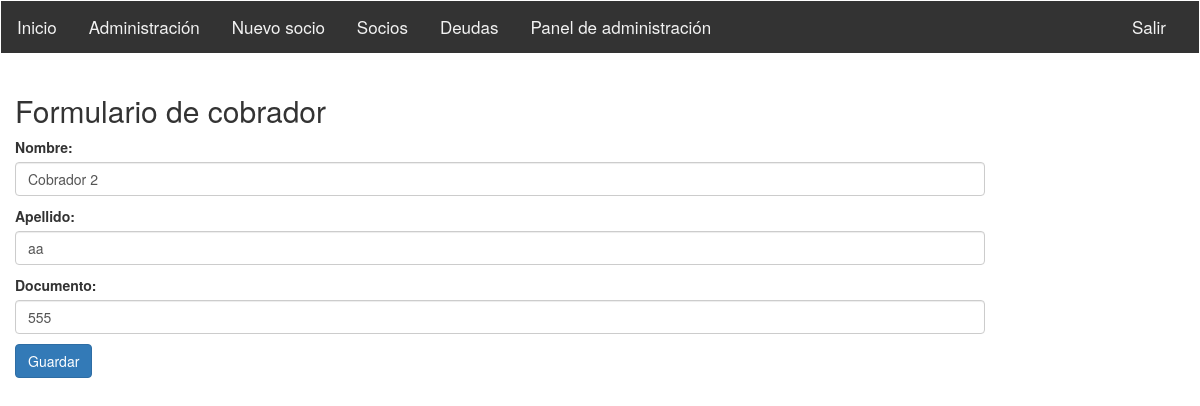
The page /sistemasocioscap/editarcobrador/2/ (signed in) on the database its author committed.
### sistemasocioscap/models.py (models this page shows)
class Cobrador (models.Model):
	dni = models.IntegerField()
	nombre = models.CharField(max_length= 200)
	apellido = models.CharField (max_length = 200)
	def __str__(self):
    		return self.nombre
  	def get_absolute_url(self):
    		return reverse ('cobrador-detail', args=[str(self.id)])

### sistemasocioscap/views.py (the view)
# urls.py: url(r'^editarcobrador/(?P<pk>\d+)/$', login_required(CobradorUpdate.as_view()), name='cobrador_editar'),
class CobradorUpdate(UpdateView):
    model = Cobrador
    form_class = CobradorForm
    template_name = 'cobrador_form.html'
    success_url = reverse_lazy('listado_cobrador')

### sistemasocioscap/forms.py
class CobradorForm(forms.ModelForm):
	class Meta:
		model = Cobrador
		fields = [
			'nombre',
			'apellido',
			'dni',
		]
		labels = {
			'nombre': 'Nombre',
			'apellido': 'Apellido',
			'dni': 'Documento',
		}
		widgets = {
			'nombre': forms.TextInput(attrs={'class':'form-control'}),
			'apellido': forms.TextInput(attrs={'class':'form-control'}),
			'dni': forms.TextInput(attrs={'class':'form-control'}),
		}

### sistemasocioscap/templates/cobrador_form.html (shortened to what this page needs)
{% extends "base_generic.html" %}
{% block content %}
<h2>Formulario de cobrador</h2>
<form method="post">
	{{ form.as_p }}
	<button class="btn btn-primary" type="submit">Guardar</button>
</form>
{% endblock %}

### rows shown on the page
Cobrador: nombre "Cobrador 2", apellido "aa", dni "555"
